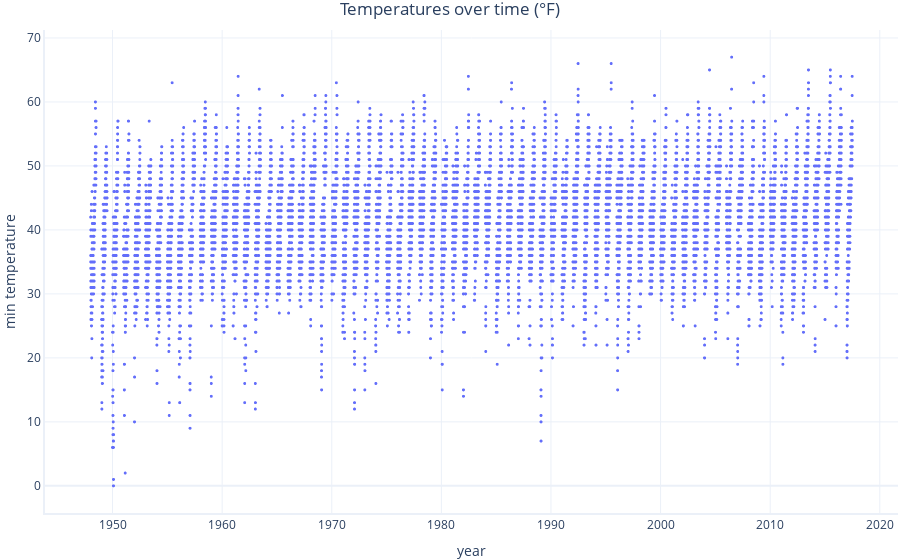

Source (notebook cell):
### Markdown cell above
Looks like we still have over 12k rows left.

We will be analysing the relationship between `date` and daily minimum temperatures. To do this, we need to convert each date into a simple number (year) that the computer can understand it better.

### Code cell
from datetime import datetime
from dateutil import relativedelta
import graphing # custom graphing code. See our github repository for details

# Convert the dates into numbers so we can use it in our models
# We make a year column which can contain fractions. For example
# 1948.5 is half way through the year 1948
data["year"] = [(d.year + d.timetuple().tm_yday / 365.25) for d in data.date]

# Let's take a quick look at our data
graphing.scatter_2D(data, label_x="year", label_y="min_temperature", title="Temperatures over time (°F)")

### Figure 1 — Plotly figure (JSON) as saved in the notebook; plotly's stock layout.template omitted (floating-point values rounded to 4 significant figures; data arrays with more than 128 entries replaced by an {"elided": "..."} marker saying what was removed)
{"data": [{"hovertemplate": "year=%{x}<br>min temperature=%{y}<extra></extra>", "legendgroup": "", "marker": {"color": "#636efa", "size": 3, "symbol": "circle"}, "mode": "markers", "name": "", "showlegend": false, "type": "scattergl", "x": {"elided": "12688 float values"}, "xaxis": "x", "y": {"elided": "12688 int values"}, "yaxis": "y"}], "layout": {"legend": {"tracegroupgap": 0}, "title": {"text": "Temperatures over time (°F)"}, "xaxis": {"anchor": "y", "domain": [0, 1], "title": {"text": "year"}}, "yaxis": {"anchor": "x", "domain": [0, 1], "title": {"text": "min temperature"}}}}
